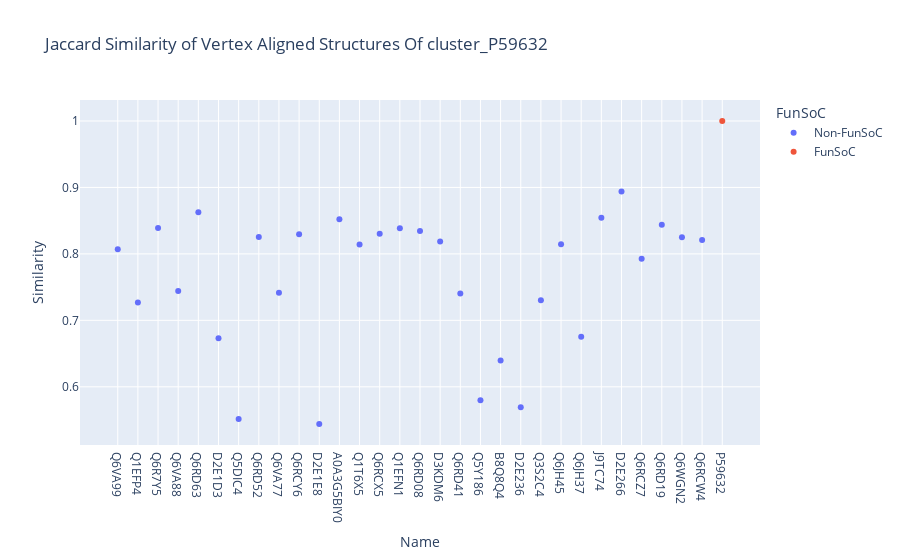

Notebook source saved alongside this figure:
### Code cell
import numpy as np
import plotly.express as plt
import pandas as pd

vecs = []
ids = []
sims = []
included_set = []
excluded_set = []
ignored_set = []
from dataStructure.collections import Collection, HomologyStructureFetcher
from pathlib import Path

database_path = Path(
    '/media/felix/ShortTerm/universal_makers/non_redundant_B7LSS5/aligned/')
my_collection = Collection(database_path, HomologyStructureFetcher())
representative_patches = np.load('/media/felix/ShortTerm/universal_makers/non_redundant_B7LSS5/aligned/P59632/sp_P59632_AP3A_SARS_ORF3a_protein_OS_Severe_acute_respiratory_syndrome_coronavirus_OX_694009_GN_3a_PE_1_SV_1_relaxed_rank_001_alphafold2_ptm_model_3_seed_000-full-patches-with-vertex-pos.npy')
funsocDB = open('/media/felix/ShortTerm/experemental_verified_funsocs/accession_list.txt','r')
funsocEntires = funsocDB.read().splitlines()
funsoc = ""
for structures in my_collection.protein_structure_results.values():
    for structure in structures.all_structures:
        ids.append(structure.id)
        target = np.load(structure.path.parent.joinpath(structure.path.name.split(".")[0] + "-full-patches-with-vertex-pos.npy"))
        similarity = jaccard_similarity(representative_patches, target)
        sims.append(similarity)
        if structure.id in ['P03407']:
            swiss_prot = 'Swiss-prot'
        else:
            swiss_prot = 'Non Swiss-prot'
        if structure.id in funsocEntires:
            funsoc = "FunSoC"
        else:
            funsoc="Non-FunSoC"

        included_set.append((swiss_prot ,structure.id, similarity, funsoc))
df = pd.DataFrame(included_set, columns=['Dataset', 'Name','Similarity', "FunSoC"])
fig = plt.scatter(df, x='Name' ,y='Similarity',title="Jaccard Similarity of Vertex Aligned Structures Of cluster_P59632",color='FunSoC',)
fig.show()

### Figure 1 — Plotly figure (JSON) as saved in the notebook; plotly's stock layout.template omitted (floating-point values rounded to 4 significant figures)
{"data": [{"hovertemplate": "FunSoC=Non-FunSoC<br>Name=%{x}<br>Similarity=%{y}<extra></extra>", "legendgroup": "Non-FunSoC", "marker": {"color": "#636efa", "symbol": "circle"}, "mode": "markers", "name": "Non-FunSoC", "orientation": "v", "showlegend": true, "x": ["Q6VA99", "Q1EFP4", "Q6R7Y5", "Q6VA88", "Q6RD63", "D2E1D3", "Q5DIC4", "Q6RD52", "Q6VA77", "Q6RCY6", "D2E1E8", "A0A3G5BIY0", "Q1T6X5", "Q6RCX5", "Q1EFN1", "Q6RD08", "D3KDM6", "Q6RD41", "Q5Y186", "B8Q8Q4", "D2E236", "Q3S2C4", "Q6JH45", "Q6JH37", "J9TC74", "D2E266", "Q6RCZ7", "Q6RD19", "Q6WGN2", "Q6RCW4"], "xaxis": "x", "y": [0.8069, 0.7267, 0.8391, 0.7443, 0.8627, 0.673, 0.5516, 0.8256, 0.7414, 0.8295, 0.544, 0.8521, 0.814, 0.8302, 0.8385, 0.8346, 0.8185, 0.7405, 0.5796, 0.6394, 0.5691, 0.7303, 0.8144, 0.6755, 0.8543, 0.8939, 0.7926, 0.844, 0.8251, 0.821], "yaxis": "y", "type": "scatter"}, {"hovertemplate": "FunSoC=FunSoC<br>Name=%{x}<br>Similarity=%{y}<extra></extra>", "legendgroup": "FunSoC", "marker": {"color": "#EF553B", "symbol": "circle"}, "mode": "markers", "name": "FunSoC", "orientation": "v", "showlegend": true, "x": ["P59632"], "xaxis": "x", "y": [1.0], "yaxis": "y", "type": "scatter"}], "layout": {"xaxis": {"anchor": "y", "domain": [0.0, 1.0], "title": {"text": "Name"}}, "yaxis": {"anchor": "x", "domain": [0.0, 1.0], "title": {"text": "Similarity"}}, "legend": {"title": {"text": "FunSoC"}, "tracegroupgap": 0}, "title": {"text": "Jaccard Similarity of Vertex Aligned Structures Of cluster_P59632"}}}
